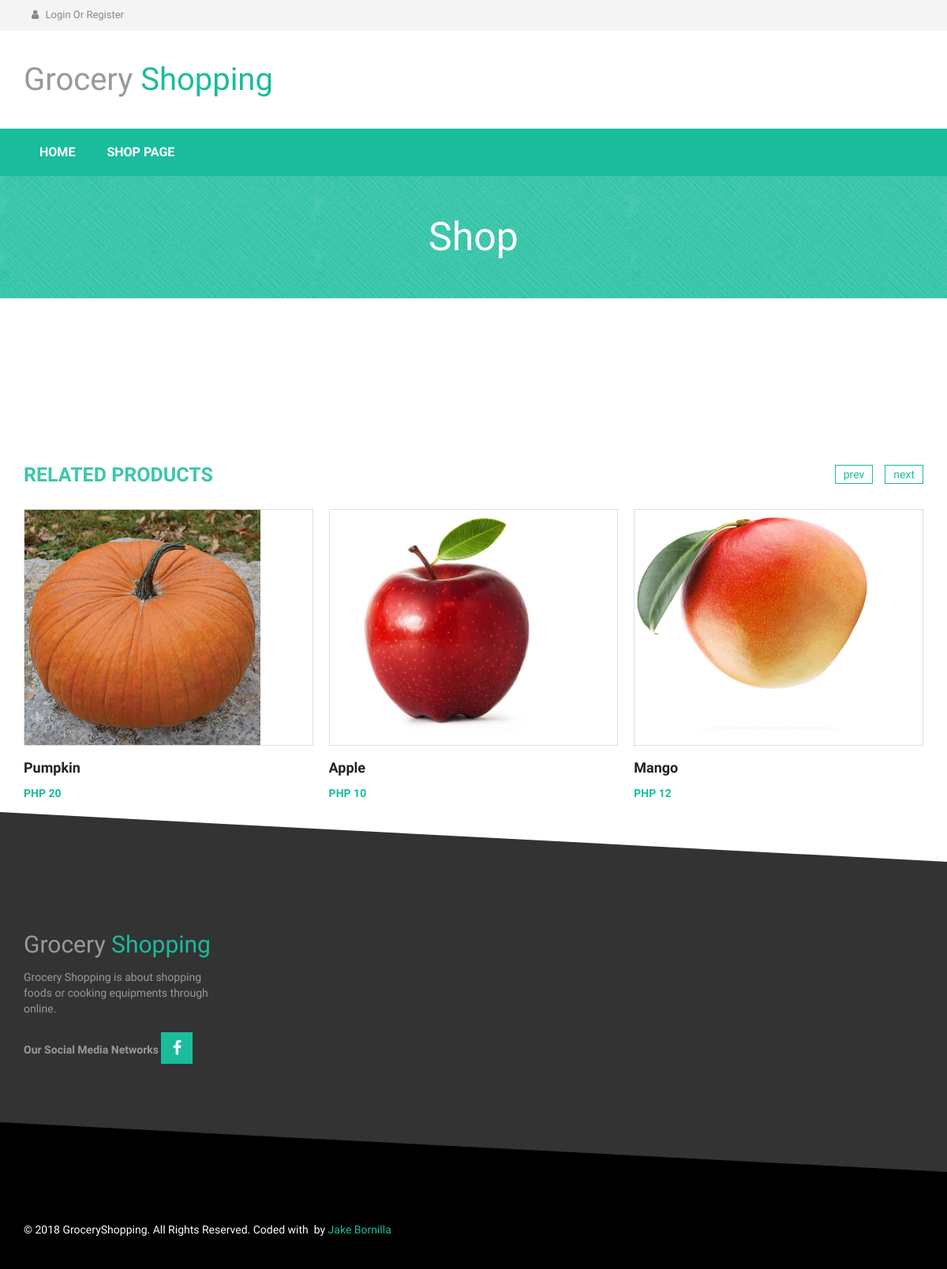
Page /index.php/single on the committed database.
### tables this page shows
CREATE TABLE `products` (
  `p_id` int(11) NOT NULL,
  `product_name` varchar(100) NOT NULL,
  `product_category` varchar(100) NOT NULL,
  `product_price` varchar(100) NOT NULL,
  `product_des` varchar(1000) NOT NULL,
  `file_name` varchar(100) NOT NULL,
  `file_path` varchar(100) NOT NULL,
  `file_ext` varchar(100) NOT NULL
);

### application/controllers/Single.php (called while the page is built)
<?php
class Single extends CI_Controller
{
    function index(){
        $id = $_GET['id'];
        $query = $this->Single_model->getPro($id);
        $data['product'] = $query->result();
        $query = $this->Single_model->rel_pro();
        $data['relpro'] = $query->result();
        $this->load->view('single-product',$data);
    }
}

### index.php (called while the page is built, shortened)
<?php
require_once BASEPATH.'core/CodeIgniter.php';

### application/models/Single_model.php (called while the page is built, shortened)
<?php
class Single_model extends CI_Model
{
    function rel_pro(){
        $query = $this->db->get('products');
        return $query;
    }
}

### application/views/single-product.php (the view, shortened to what this page needs)
<?php include "include/head2.php";?>
<?php include "include/head.php";?>
<div class="product-big-title-area">
    <div class="container">
        <div class="row">
            <div class="col-md-12">
                <div class="product-bit-title text-center">
                    <h2>Shop</h2>
                </div>
            </div>
        </div>
    </div>
</div>
<div class="single-product-area">
    <div class="zigzag-bottom"></div>
    <div class="container">
        <div class="row">
            <div class="col-md-12">
                <div class="product-content-right">
                    <br/><br/><br/><br/><br/>
                    <div class="related-products-wrapper">
                        <h2 class="related-products-title">Related Products</h2>
                        <div class="related-products-carousel">
                            <?php
                            if(isset($relpro)){
                                foreach($relpro as $row ){
                                    ?>
                            <div class="single-product">
                            <div class="product-f-image">
                                <img style="height: 300px; width: 300px" src="<?php echo base_url() ?>uploads/<?php echo $row->file_name ?>" alt="">
                                <div class="product-hover">
                                </div>
                            </div>
                            <h2><a href=""><?php echo $row->product_name ?></a></h2>
                            <div class="product-carousel-price">
                                <ins>PHP <?php echo $row->product_price ?></ins>
                            </div>
                        </div>
                                    <?php
                                }
                            }
                            ?>
                        </div>
                    </div>
                </div>
            </div>
        </div>
    </div>
</div>
<?php include "include/footer.php";?>
<?php include "include/footer2.php";?>

### assets/style.css (style rules this page uses)
img { max-width: 100%; height: auto; }
h1, h2, h3, h4, h5, h6 { font-weight: 700; margin: 0 0 15px; }
body { font-family: 'Titillium Web', sans-serif; }
.slider-area, .promo-area, .brands-area, .maincontent-area, .footer-top-area, .product-widget-area, .product-breadcroumb-area, .single-product-area { position: relative;overflow: hidden }
.zigzag-bottom { background: none repeat scroll 0 0 #1abc9c; bottom: -80px; height: 165px; left: -5%; position: absolute; transform: rotate(3deg); width: 108%; z-index: 9; }
.product-f-image { position: relative; }
.product-hover { height: 100%; left: 0; position: absolute; top: 0; width: 100%;overflow: hidden;border: 1px solid #ddd; }
.product-hover:after { background: none repeat scroll 0 0 #000; content: ""; height: 100%; left: -100%; opacity: 0.6; position: absolute; top: 0; width: 100%;transition: .4s; }
.product-carousel-price ins { color: #1abc9c; font-weight: 700; margin-right: 5px; text-decoration: none; }
.single-product h2 { font-size: 18px; line-height: 25px; margin-bottom: 10px; margin-top: 15px; }
.single-product h2 a { color: #222; }
.single-product { overflow: hidden; }
a { color: #1abc9c }
.product-big-title-area { background: url(img/crossword.png) repeat scroll 0 0 #1ABC9C }
.product-bit-title h2 { font-family: raleway; font-size: 50px; font-weight: 200; margin: 0; padding: 50px 0;color: #fff; }
.single-product-area .zigzag-bottom { background-color: #333333 }
.single-product-area { padding: 80px 0 130px; }
.related-products-wrapper { margin-top: 30px; }
.related-products-title { color: #3dc6ab; font-size: 25px; margin-bottom: 30px; text-transform: uppercase; }

### rows in the picture
products: file_name (picture), product_name "Pumpkin", product_price "20"
products: file_name (picture), product_name "Apple", product_price "10"
products: file_name (picture), product_name "Mango", product_price "12"
